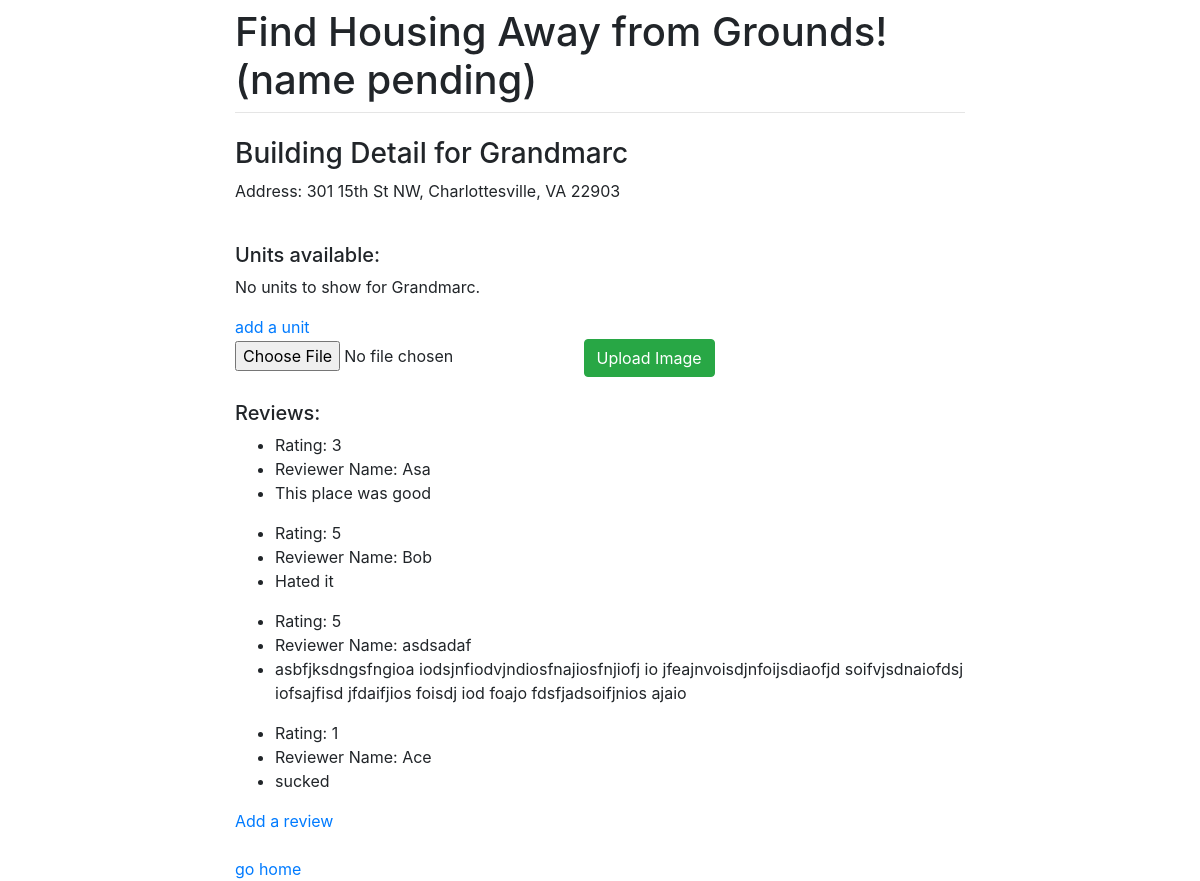
The app's page /buildings/1/, older data.
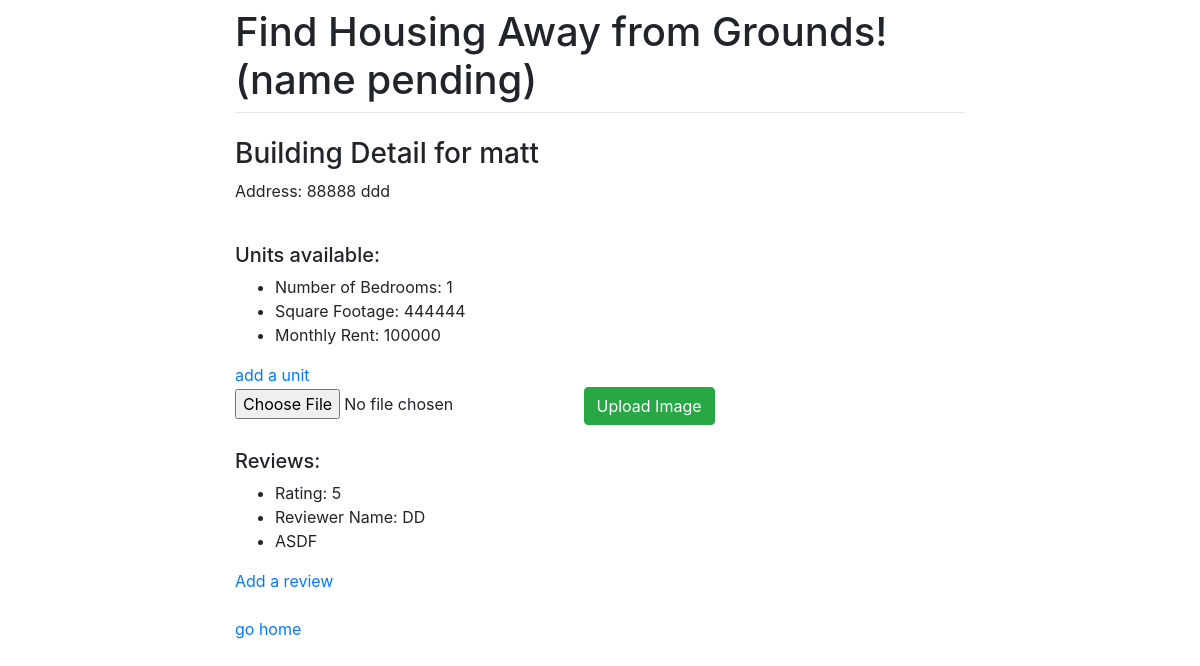
The same page, newer data.
### housing/models.py (models this page shows, shortened)
class Building(models.Model):
    name = models.CharField(max_length=100)
    address = models.CharField(max_length=500)
    image = models.ImageField(upload_to='images/')
    neighborhood = MultiSelectField(choices=MY_CHOICES, null=True)

class Review(models.Model):
    building = models.ForeignKey(Building, on_delete=models.CASCADE)
    name = models.CharField(max_length=100)
    date = models.DateTimeField('date published')
    rating = models.IntegerField()
    review_text = models.TextField()

class Unit(models.Model):
    building = models.ForeignKey(Building, on_delete=models.CASCADE)
    monthly_rent = models.IntegerField()
    square_footage = models.IntegerField()
    num_bedrooms = models.IntegerField()
    available = models.BooleanField()

### housing/views.py (the view)
# urls.py: path('buildings/<int:pk>/', views.building_detail, name='building_detail'),
def building_detail(request, pk=None):
	building = get_object_or_404(Building, pk=pk)
	return render(request,'building_detail.html',{'building':building})

### housing/templates/building_detail.html (shortened to what this page needs)
{% extends 'base.html' %}
{% load crispy_forms_tags %}
{% block content %}
<div>
    <h3>Building Detail for {{ building.name }}</h3>
    <p> Address: {{ building.address }} </p>
    <br>
    <h5>Units available:</h5>
    {% if building.unit_set.all %}
        {% for unit in building.unit_set.all %}
        <ul>
                <li>Number of Bedrooms: {{ unit.num_bedrooms }}</li>
                <li>Square Footage: {{ unit.square_footage }}</li>
                <li>Monthly Rent: {{ unit.monthly_rent }}</li>
        </ul>
        {% endfor %}
    {% else %}
        <p> No units to show for {{ building.name }}.</p>
    {% endif %}
    <a href="{% url 'housing:add_unit' building.id %}">add a unit</a>
</div>
<form method="post" action={% url 'housing:upload_building_image' building.id %} enctype="multipart/form-data">
    <input type="file" name="image">
    <button class="btn btn-success" type="submit">Upload Image</button>
</form>
<br>
<div>
    <h5>Reviews:</h5>
    {% if building.review_set.all %}
        {% for review in building.review_set.all %}
        <ul>
            <li> Rating: {{review.rating }}</li>
            <li>Reviewer Name: {{review.name}}</li>
            <li>{{review.review_text}}</li>
        </ul>
        {% endfor %}
    {% else %}
        <p> No reviews available at this time.</p>
    {% endif %}
    <a href="{% url 'housing:add_review' pk=building.id %}">Add a review</a>
</div>
{% endblock %}

### housing/templates/base.html (shortened to what this page needs)
<!doctype html>
<html lang="en">
  <head>
    <link rel="stylesheet" href="https://stackpath.bootstrapcdn.com/bootstrap/4.1.3/css/bootstrap.min.css">
  </head>
  <body>
    <div class="container">
      <div class="row justify-content-center">
        <div class="col-8">
          <h1 class="mt-2">Find Housing Away from Grounds! (name pending)</h1>
          <hr class="mt-0 mb-4">
          {% block content %}
          {% endblock %}
          <br>
          <a href="/">go home</a>
        </div>
      </div>
    </div>
  </body>
</html>

Row changes from the older to the newer data that the page shows:
removed Review: rating "3", name "Asa", review_text "This place was good"
removed Review: rating "5", name "Bob", review_text "Hated it"
removed Review: rating "5", name "asdsadaf", review_text "asbfjksdngsfngioa iodsjnfiodvjndiosfnajiosfnjiofj io jfeajnvoisdjnfoijsdiaofjd soifvjsdnaiofdsj iofsajfisd jfdaifjios foisdj iod foajo fdsfjadsoifjnios ajaio"
removed Review: rating "1", name "Ace", review_text "sucked"
changed Building: name "Grandmarc" → "matt"; address "301 15th St NW, Charlottesville, VA 22903" → "88888 ddd"; name "Grandmarc" → (not shown)
added Unit: num_bedrooms "1", square_footage "444444", monthly_rent "100000"
added Review: rating "5", name "DD", review_text "ASDF"
Text that changed along with them:
text no longer shown: "No units to show for ."
